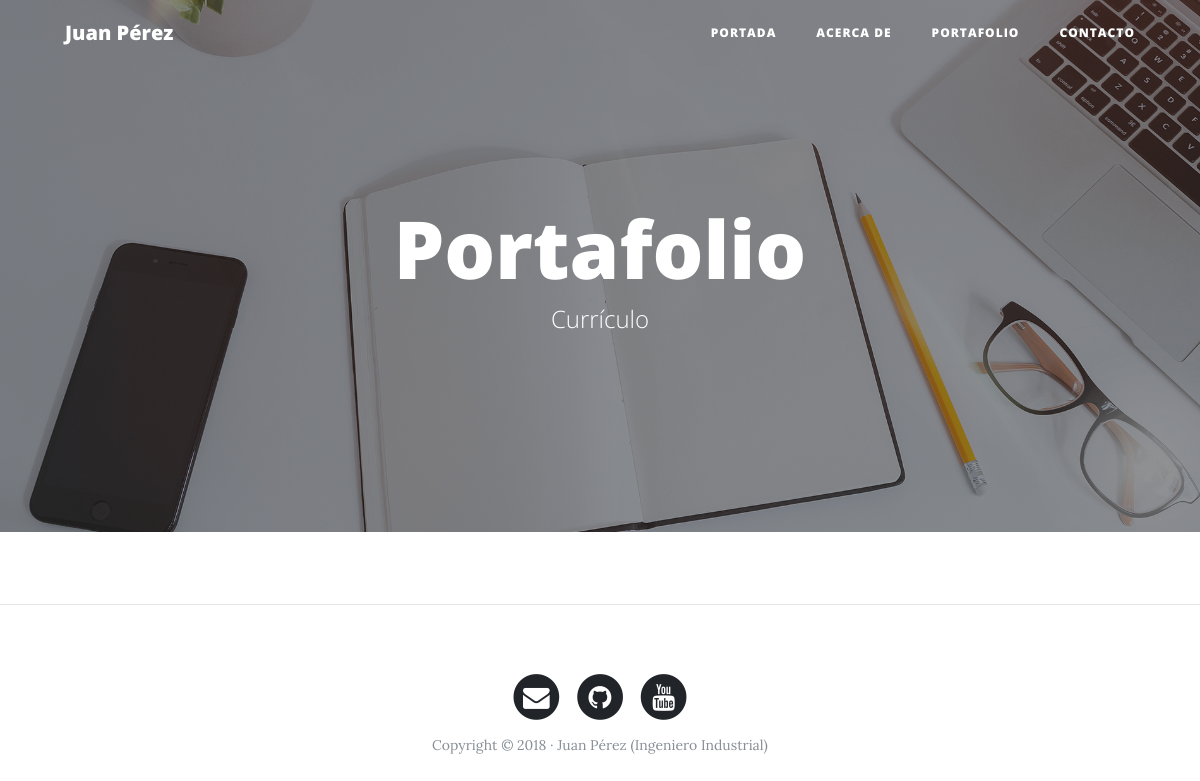
Page /portfolio on the earlier database version.
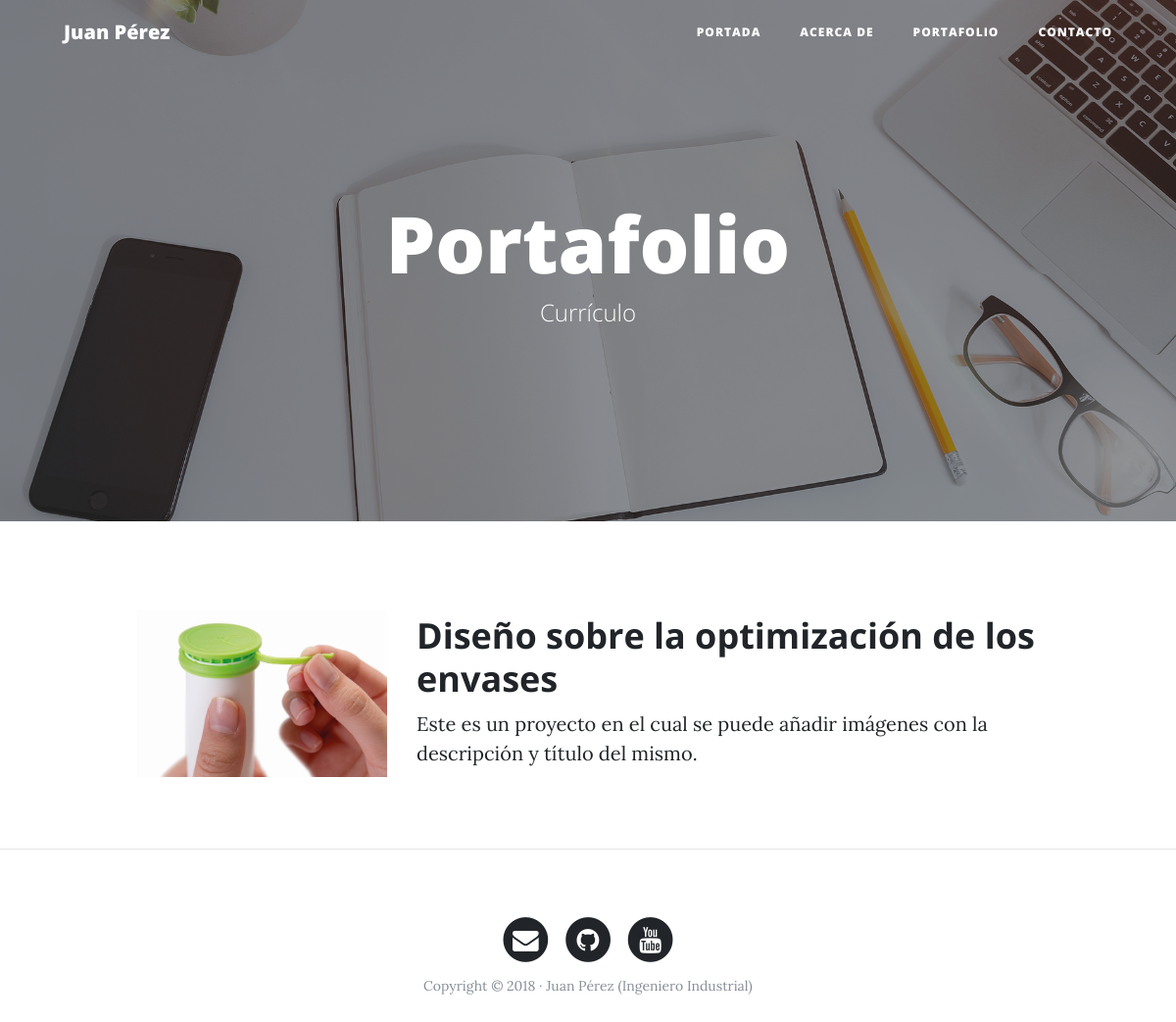
Same page on the later database version.
### portfolio/models.py (models this page shows, shortened)
class Project(models.Model):
    title = models.CharField(max_length=200, verbose_name="Título")
    description = models.TextField(verbose_name="Descripción")
    image = models.ImageField(verbose_name="Imagen", upload_to="projects")
    link = models.URLField(verbose_name="Dirección Web", null=True, blank=True)
    created = models.DateTimeField(auto_now_add=True, verbose_name="Fecha de creación")
    update = models.DateTimeField(auto_now=True, verbose_name="Fecha de edición")
    class Meta:
        verbose_name = "proyecto"
        verbose_name_plural = "proyectos"
        ordering = ["-created"]

### portfolio/views.py (the view)
# urls.py: path('portfolio',portfolio_views.portfolio, name="portfolio"),
def portfolio(request):
    projects = Project.objects.all()
    return render(request, "portfolio/portfolio.html", {'projects' :projects})

### portfolio/templates/portfolio/portfolio.html (shortened to what this page needs)
{% extends 'core/base.html' %}
{% block background %}{% load static %}{% static 'core/img/portfolio-bg.jpg' %}{% endblock %}
{% block headers %}
    <h1>Portafolio</h1>
    <span class="subheading">Currículo</span>
{% endblock %}
{% block content %}
    {% for project in projects %}
        <div class="row project">
            <div class="col-lg-3 col-md-4 offset-lg-1">
                <img class="img-fluid" src="{{project.image.url}}" alt="">
            </div>
            <div class="col-lg-7 col-md-8">
                <h2 class="section-heading title">{{project.title}}</h2>
            <p>{{project.description}}</p>
            </div>
        </div>
    {% endfor %}
{% endblock %}

### core/templates/core/base.html (shortened to what this page needs)
<!DOCTYPE html>
<html lang="es">
  <head>
    {% load static %}
    <link href="{% static 'core/vendor/bootstrap/css/bootstrap.min.css' %}" rel="stylesheet">
    <link href="{% static 'core/vendor/font-awesome/css/font-awesome.min.css' %}" rel="stylesheet" type="text/css">
    <link href="{% static 'core/css/clean-blog.min.css' %}" rel="stylesheet">
  </head>
  <body>
    <nav class="navbar navbar-expand-lg navbar-light fixed-top" id="mainNav">
      <div class="container">
        <a class="navbar-brand" href="{% url 'home' %}">Juan Pérez</a>
        <div class="collapse navbar-collapse" id="navbarResponsive">
          <ul class="navbar-nav ml-auto">
            <li class="nav-item">
              <a class="nav-link" href="{% url 'home' %}">Portada</a>
            </li>
            <li class="nav-item">
              <a class="nav-link" href="{% url 'about' %}">Acerca de</a>
            </li>
            <li class="nav-item">
              <a class="nav-link" href="{% url 'portfolio' %}">Portafolio</a>
            </li>
            <li class="nav-item">
              <a class="nav-link" href="{% url 'contact' %}">Contacto</a>
            </li>
          </ul>
        </div>
      </div>
    </nav>
    <header class="masthead" style="background-image: url('{% block background %}{% endblock%}')">
      <div class="overlay"></div>
      <div class="container">
        <div class="row">
          <div class="col-lg-8 col-md-10 mx-auto">
            <div class="site-heading">
                {% block headers %}{% endblock %}
            </div>
          </div>
        </div>
      </div>
    </header>
    <div class="container">
            {% block content %}{% endblock %}
        </div>
    {% if request.path != "/" %}<hr>{% endif %}
    <footer>
      <div class="container">
        <div class="row">
          <div class="col-lg-8 col-md-10 mx-auto">
            <ul class="list-inline text-center">
              <li class="list-inline-item">
                <a href="#">
                  <span class="fa-stack fa-lg">
                    <i class="fa fa-circle fa-stack-2x"></i>
                    <i class="fa fa-envelope fa-stack-1x fa-inverse"></i>
                  </span>
                </a>
              </li>
              <li class="list-inline-item">
                <a href="#">
                  <span class="fa-stack fa-lg">
                    <i class="fa fa-circle fa-stack-2x"></i>
                    <i class="fa fa-github fa-stack-1x fa-inverse"></i>
                  </span>
                </a>
              </li>
              <li class="list-inline-item">
                <a href="#">
                  <span class="fa-stack fa-lg">
                    <i class="fa fa-circle fa-stack-2x"></i>
                    <i class="fa fa-youtube fa-stack-1x fa-inverse"></i>
                  </span>
                </a>
              </li>
            </ul>
            <p class="copyright text-muted">Copyright &copy; 2018 · Juan Pérez (Ingeniero Industrial) </p>
          </div>
        </div>
      </div>
    </footer>
  </body>
</html>

Differences in the rows shown:
added Project: image (picture), title "Diseño sobre la optimización de los envases", description "Este es un proyecto en el cual se puede añadir imágenes con la descripción y título del mismo."
